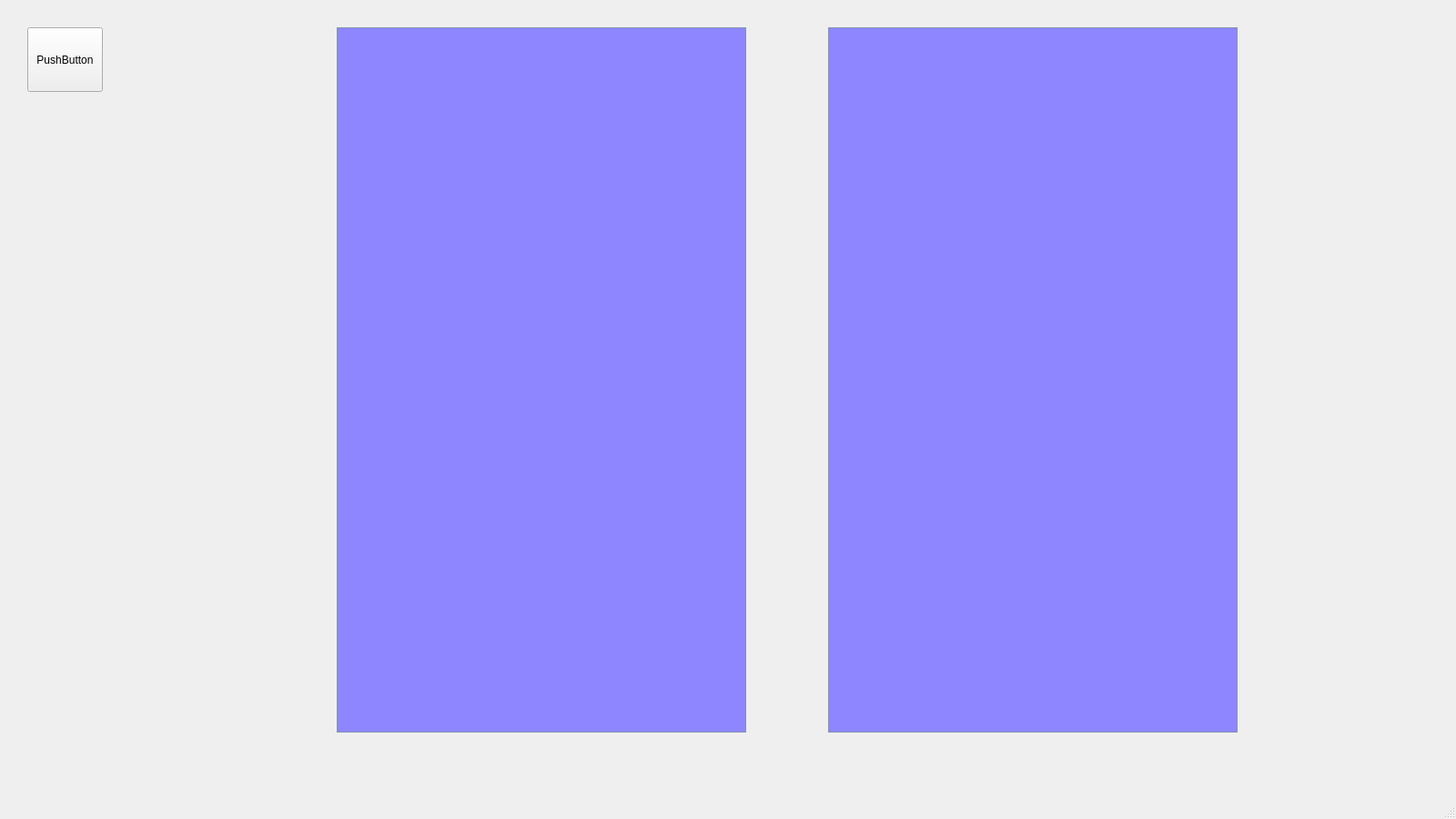
<?xml version="1.0" encoding="UTF-8"?>
<ui version="4.0">
 <class>MainWindow</class>
 <widget class="QMainWindow" name="MainWindow">
  <property name="windowModality">
   <enum>Qt::WindowModal</enum>
  </property>
  <property name="geometry">
   <rect>
    <x>0</x>
    <y>0</y>
    <width>1600</width>
    <height>900</height>
   </rect>
  </property>
  <property name="windowTitle">
   <string>Kitchen Minder 4</string>
  </property>
  <property name="windowIcon">
   <iconset>
    <normaloff>../../image/icclogo_small.png</normaloff>../../image/icclogo_small.png</iconset>
  </property>
  <widget class="QWidget" name="centralWidget">
   <widget class="QTableView" name="tableView">
    <property name="geometry">
     <rect>
      <x>370</x>
      <y>30</y>
      <width>450</width>
      <height>775</height>
     </rect>
    </property>
    <property name="palette">
     <palette>
      <active>
       <colorrole role="WindowText">
        <brush brushstyle="SolidPattern">
         <color alpha="255">
          <red>0</red>
          <green>0</green>
          <blue>0</blue>
         </color>
        </brush>
       </colorrole>
       <colorrole role="Button">
        <brush brushstyle="SolidPattern">
         <color alpha="255">
          <red>172</red>
          <green>193</green>
          <blue>224</blue>
         </color>
        </brush>
       </colorrole>
       <colorrole role="Light">
        <brush brushstyle="SolidPattern">
         <color alpha="255">
          <red>255</red>
          <green>255</green>
          <blue>255</blue>
         </color>
        </brush>
       </colorrole>
       <colorrole role="Midlight">
        <brush brushstyle="SolidPattern">
         <color alpha="255">
          <red>213</red>
          <green>224</green>
          <blue>239</blue>
         </color>
        </brush>
       </colorrole>
       <colorrole role="Dark">
        <brush brushstyle="SolidPattern">
         <color alpha="255">
          <red>86</red>
          <green>96</green>
          <blue>112</blue>
         </color>
        </brush>
       </colorrole>
       <colorrole role="Mid">
        <brush brushstyle="SolidPattern">
         <color alpha="255">
          <red>115</red>
          <green>129</green>
          <blue>149</blue>
         </color>
        </brush>
       </colorrole>
       <colorrole role="Text">
        <brush brushstyle="SolidPattern">
         <color alpha="255">
          <red>0</red>
          <green>0</green>
          <blue>0</blue>
         </color>
        </brush>
       </colorrole>
       <colorrole role="BrightText">
        <brush brushstyle="SolidPattern">
         <color alpha="255">
          <red>255</red>
          <green>255</green>
          <blue>255</blue>
         </color>
        </brush>
       </colorrole>
       <colorrole role="ButtonText">
        <brush brushstyle="SolidPattern">
         <color alpha="255">
          <red>0</red>
          <green>0</green>
          <blue>0</blue>
         </color>
        </brush>
       </colorrole>
       <colorrole role="Base">
        <brush brushstyle="SolidPattern">
         <color alpha="255">
          <red>142</red>
          <green>134</green>
          <blue>255</blue>
         </color>
        </brush>
       </colorrole>
       <colorrole role="Window">
        <brush brushstyle="SolidPattern">
         <color alpha="255">
          <red>172</red>
          <green>193</green>
          <blue>224</blue>
         </color>
        </brush>
       </colorrole>
       <colorrole role="Shadow">
        <brush brushstyle="SolidPattern">
         <color alpha="255">
          <red>0</red>
          <green>0</green>
          <blue>0</blue>
         </color>
        </brush>
       </colorrole>
       <colorrole role="AlternateBase">
        <brush brushstyle="SolidPattern">
         <color alpha="255">
          <red>213</red>
          <green>224</green>
          <blue>239</blue>
         </color>
        </brush>
       </colorrole>
       <colorrole role="ToolTipBase">
        <brush brushstyle="SolidPattern">
         <color alpha="255">
          <red>255</red>
          <green>255</green>
          <blue>220</blue>
         </color>
        </brush>
       </colorrole>
       <colorrole role="ToolTipText">
        <brush brushstyle="SolidPattern">
         <color alpha="255">
          <red>0</red>
          <green>0</green>
          <blue>0</blue>
         </color>
        </brush>
       </colorrole>
      </active>
      <inactive>
       <colorrole role="WindowText">
        <brush brushstyle="SolidPattern">
         <color alpha="255">
          <red>0</red>
          <green>0</green>
          <blue>0</blue>
         </color>
        </brush>
       </colorrole>
       <colorrole role="Button">
        <brush brushstyle="SolidPattern">
         <color alpha="255">
          <red>172</red>
          <green>193</green>
          <blue>224</blue>
         </color>
        </brush>
       </colorrole>
       <colorrole role="Light">
        <brush brushstyle="SolidPattern">
         <color alpha="255">
          <red>255</red>
          <green>255</green>
          <blue>255</blue>
         </color>
        </brush>
       </colorrole>
       <colorrole role="Midlight">
        <brush brushstyle="SolidPattern">
         <color alpha="255">
          <red>213</red>
          <green>224</green>
          <blue>239</blue>
         </color>
        </brush>
       </colorrole>
       <colorrole role="Dark">
        <brush brushstyle="SolidPattern">
         <color alpha="255">
          <red>86</red>
          <green>96</green>
          <blue>112</blue>
         </color>
        </brush>
       </colorrole>
       <colorrole role="Mid">
        <brush brushstyle="SolidPattern">
         <color alpha="255">
          <red>115</red>
          <green>129</green>
          <blue>149</blue>
         </color>
        </brush>
       </colorrole>
       <colorrole role="Text">
        <brush brushstyle="SolidPattern">
         <color alpha="255">
          <red>0</red>
          <green>0</green>
          <blue>0</blue>
         </color>
        </brush>
       </colorrole>
       <colorrole role="BrightText">
        <brush brushstyle="SolidPattern">
         <color alpha="255">
          <red>255</red>
          <green>255</green>
          <blue>255</blue>
         </color>
        </brush>
       </colorrole>
       <colorrole role="ButtonText">
        <brush brushstyle="SolidPattern">
         <color alpha="255">
          <red>0</red>
          <green>0</green>
          <blue>0</blue>
         </color>
        </brush>
       </colorrole>
       <colorrole role="Base">
        <brush brushstyle="SolidPattern">
         <color alpha="255">
          <red>142</red>
          <green>134</green>
          <blue>255</blue>
         </color>
        </brush>
       </colorrole>
       <colorrole role="Window">
        <brush brushstyle="SolidPattern">
         <color alpha="255">
          <red>172</red>
          <green>193</green>
          <blue>224</blue>
         </color>
        </brush>
       </colorrole>
       <colorrole role="Shadow">
        <brush brushstyle="SolidPattern">
         <color alpha="255">
          <red>0</red>
          <green>0</green>
          <blue>0</blue>
         </color>
        </brush>
       </colorrole>
       <colorrole role="AlternateBase">
        <brush brushstyle="SolidPattern">
         <color alpha="255">
          <red>213</red>
          <green>224</green>
          <blue>239</blue>
         </color>
        </brush>
       </colorrole>
       <colorrole role="ToolTipBase">
        <brush brushstyle="SolidPattern">
         <color alpha="255">
          <red>255</red>
          <green>255</green>
          <blue>220</blue>
         </color>
        </brush>
       </colorrole>
       <colorrole role="ToolTipText">
        <brush brushstyle="SolidPattern">
         <color alpha="255">
          <red>0</red>
          <green>0</green>
          <blue>0</blue>
         </color>
        </brush>
       </colorrole>
      </inactive>
      <disabled>
       <colorrole role="WindowText">
        <brush brushstyle="SolidPattern">
         <color alpha="255">
          <red>86</red>
          <green>96</green>
          <blue>112</blue>
         </color>
        </brush>
       </colorrole>
       <colorrole role="Button">
        <brush brushstyle="SolidPattern">
         <color alpha="255">
          <red>172</red>
          <green>193</green>
          <blue>224</blue>
         </color>
        </brush>
       </colorrole>
       <colorrole role="Light">
        <brush brushstyle="SolidPattern">
         <color alpha="255">
          <red>255</red>
          <green>255</green>
          <blue>255</blue>
         </color>
        </brush>
       </colorrole>
       <colorrole role="Midlight">
        <brush brushstyle="SolidPattern">
         <color alpha="255">
          <red>213</red>
          <green>224</green>
          <blue>239</blue>
         </color>
        </brush>
       </colorrole>
       <colorrole role="Dark">
        <brush brushstyle="SolidPattern">
         <color alpha="255">
          <red>86</red>
          <green>96</green>
          <blue>112</blue>
         </color>
        </brush>
       </colorrole>
       <colorrole role="Mid">
        <brush brushstyle="SolidPattern">
         <color alpha="255">
          <red>115</red>
          <green>129</green>
          <blue>149</blue>
         </color>
        </brush>
       </colorrole>
       <colorrole role="Text">
        <brush brushstyle="SolidPattern">
         <color alpha="255">
          <red>86</red>
          <green>96</green>
          <blue>112</blue>
         </color>
        </brush>
       </colorrole>
       <colorrole role="BrightText">
        <brush brushstyle="SolidPattern">
         <color alpha="255">
          <red>255</red>
          <green>255</green>
          <blue>255</blue>
         </color>
        </brush>
       </colorrole>
       <colorrole role="ButtonText">
        <brush brushstyle="SolidPattern">
         <color alpha="255">
          <red>86</red>
          <green>96</green>
          <blue>112</blue>
         </color>
        </brush>
       </colorrole>
       <colorrole role="Base">
        <brush brushstyle="SolidPattern">
         <color alpha="255">
          <red>172</red>
          <green>193</green>
          <blue>224</blue>
         </color>
        </brush>
       </colorrole>
       <colorrole role="Window">
        <brush brushstyle="SolidPattern">
         <color alpha="255">
          <red>172</red>
          <green>193</green>
          <blue>224</blue>
         </color>
        </brush>
       </colorrole>
       <colorrole role="Shadow">
        <brush brushstyle="SolidPattern">
         <color alpha="255">
          <red>0</red>
          <green>0</green>
          <blue>0</blue>
         </color>
        </brush>
       </colorrole>
       <colorrole role="AlternateBase">
        <brush brushstyle="SolidPattern">
         <color alpha="255">
          <red>172</red>
          <green>193</green>
          <blue>224</blue>
         </color>
        </brush>
       </colorrole>
       <colorrole role="ToolTipBase">
        <brush brushstyle="SolidPattern">
         <color alpha="255">
          <red>255</red>
          <green>255</green>
          <blue>220</blue>
         </color>
        </brush>
       </colorrole>
       <colorrole role="ToolTipText">
        <brush brushstyle="SolidPattern">
         <color alpha="255">
          <red>0</red>
          <green>0</green>
          <blue>0</blue>
         </color>
        </brush>
       </colorrole>
      </disabled>
     </palette>
    </property>
    <property name="font">
     <font>
      <pointsize>25</pointsize>
      <weight>75</weight>
      <bold>true</bold>
     </font>
    </property>
    <property name="autoFillBackground">
     <bool>false</bool>
    </property>
    <property name="editTriggers">
     <set>QAbstractItemView::SelectedClicked</set>
    </property>
    <attribute name="verticalHeaderVisible">
     <bool>false</bool>
    </attribute>
   </widget>
   <widget class="QTableView" name="tableView_2">
    <property name="geometry">
     <rect>
      <x>910</x>
      <y>30</y>
      <width>450</width>
      <height>775</height>
     </rect>
    </property>
    <property name="palette">
     <palette>
      <active>
       <colorrole role="WindowText">
        <brush brushstyle="SolidPattern">
         <color alpha="255">
          <red>0</red>
          <green>0</green>
          <blue>0</blue>
         </color>
        </brush>
       </colorrole>
       <colorrole role="Button">
        <brush brushstyle="SolidPattern">
         <color alpha="255">
          <red>172</red>
          <green>193</green>
          <blue>224</blue>
         </color>
        </brush>
       </colorrole>
       <colorrole role="Light">
        <brush brushstyle="SolidPattern">
         <color alpha="255">
          <red>255</red>
          <green>255</green>
          <blue>255</blue>
         </color>
        </brush>
       </colorrole>
       <colorrole role="Midlight">
        <brush brushstyle="SolidPattern">
         <color alpha="255">
          <red>213</red>
          <green>224</green>
          <blue>239</blue>
         </color>
        </brush>
       </colorrole>
       <colorrole role="Dark">
        <brush brushstyle="SolidPattern">
         <color alpha="255">
          <red>86</red>
          <green>96</green>
          <blue>112</blue>
         </color>
        </brush>
       </colorrole>
       <colorrole role="Mid">
        <brush brushstyle="SolidPattern">
         <color alpha="255">
          <red>115</red>
          <green>129</green>
          <blue>149</blue>
         </color>
        </brush>
       </colorrole>
       <colorrole role="Text">
        <brush brushstyle="SolidPattern">
         <color alpha="255">
          <red>0</red>
          <green>0</green>
          <blue>0</blue>
         </color>
        </brush>
       </colorrole>
       <colorrole role="BrightText">
        <brush brushstyle="SolidPattern">
         <color alpha="255">
          <red>255</red>
          <green>255</green>
          <blue>255</blue>
         </color>
        </brush>
       </colorrole>
       <colorrole role="ButtonText">
        <brush brushstyle="SolidPattern">
         <color alpha="255">
          <red>0</red>
          <green>0</green>
          <blue>0</blue>
         </color>
        </brush>
       </colorrole>
       <colorrole role="Base">
        <brush brushstyle="SolidPattern">
         <color alpha="255">
          <red>142</red>
          <green>134</green>
          <blue>255</blue>
         </color>
        </brush>
       </colorrole>
       <colorrole role="Window">
        <brush brushstyle="SolidPattern">
         <color alpha="255">
          <red>172</red>
          <green>193</green>
          <blue>224</blue>
         </color>
        </brush>
       </colorrole>
       <colorrole role="Shadow">
        <brush brushstyle="SolidPattern">
         <color alpha="255">
          <red>0</red>
          <green>0</green>
          <blue>0</blue>
         </color>
        </brush>
       </colorrole>
       <colorrole role="AlternateBase">
        <brush brushstyle="SolidPattern">
         <color alpha="255">
          <red>213</red>
          <green>224</green>
          <blue>239</blue>
         </color>
        </brush>
       </colorrole>
       <colorrole role="ToolTipBase">
        <brush brushstyle="SolidPattern">
         <color alpha="255">
          <red>255</red>
          <green>255</green>
          <blue>220</blue>
         </color>
        </brush>
       </colorrole>
       <colorrole role="ToolTipText">
        <brush brushstyle="SolidPattern">
         <color alpha="255">
          <red>0</red>
          <green>0</green>
          <blue>0</blue>
         </color>
        </brush>
       </colorrole>
      </active>
      <inactive>
       <colorrole role="WindowText">
        <brush brushstyle="SolidPattern">
         <color alpha="255">
          <red>0</red>
          <green>0</green>
          <blue>0</blue>
         </color>
        </brush>
       </colorrole>
       <colorrole role="Button">
        <brush brushstyle="SolidPattern">
         <color alpha="255">
          <red>172</red>
          <green>193</green>
          <blue>224</blue>
         </color>
        </brush>
       </colorrole>
       <colorrole role="Light">
        <brush brushstyle="SolidPattern">
         <color alpha="255">
          <red>255</red>
          <green>255</green>
          <blue>255</blue>
         </color>
        </brush>
       </colorrole>
       <colorrole role="Midlight">
        <brush brushstyle="SolidPattern">
         <color alpha="255">
          <red>213</red>
          <green>224</green>
          <blue>239</blue>
         </color>
        </brush>
       </colorrole>
       <colorrole role="Dark">
        <brush brushstyle="SolidPattern">
         <color alpha="255">
          <red>86</red>
          <green>96</green>
          <blue>112</blue>
         </color>
        </brush>
       </colorrole>
       <colorrole role="Mid">
        <brush brushstyle="SolidPattern">
         <color alpha="255">
          <red>115</red>
          <green>129</green>
          <blue>149</blue>
         </color>
        </brush>
       </colorrole>
       <colorrole role="Text">
        <brush brushstyle="SolidPattern">
         <color alpha="255">
          <red>0</red>
          <green>0</green>
          <blue>0</blue>
         </color>
        </brush>
       </colorrole>
       <colorrole role="BrightText">
        <brush brushstyle="SolidPattern">
         <color alpha="255">
          <red>255</red>
          <green>255</green>
          <blue>255</blue>
         </color>
        </brush>
       </colorrole>
       <colorrole role="ButtonText">
        <brush brushstyle="SolidPattern">
         <color alpha="255">
          <red>0</red>
          <green>0</green>
          <blue>0</blue>
         </color>
        </brush>
       </colorrole>
       <colorrole role="Base">
        <brush brushstyle="SolidPattern">
         <color alpha="255">
          <red>142</red>
          <green>134</green>
          <blue>255</blue>
         </color>
        </brush>
       </colorrole>
       <colorrole role="Window">
        <brush brushstyle="SolidPattern">
         <color alpha="255">
          <red>172</red>
          <green>193</green>
          <blue>224</blue>
         </color>
        </brush>
       </colorrole>
       <colorrole role="Shadow">
        <brush brushstyle="SolidPattern">
         <color alpha="255">
          <red>0</red>
          <green>0</green>
          <blue>0</blue>
         </color>
        </brush>
       </colorrole>
       <colorrole role="AlternateBase">
        <brush brushstyle="SolidPattern">
         <color alpha="255">
          <red>213</red>
          <green>224</green>
          <blue>239</blue>
         </color>
        </brush>
       </colorrole>
       <colorrole role="ToolTipBase">
        <brush brushstyle="SolidPattern">
         <color alpha="255">
          <red>255</red>
          <green>255</green>
          <blue>220</blue>
         </color>
        </brush>
       </colorrole>
       <colorrole role="ToolTipText">
        <brush brushstyle="SolidPattern">
         <color alpha="255">
          <red>0</red>
          <green>0</green>
          <blue>0</blue>
         </color>
        </brush>
       </colorrole>
      </inactive>
      <disabled>
       <colorrole role="WindowText">
        <brush brushstyle="SolidPattern">
         <color alpha="255">
          <red>86</red>
          <green>96</green>
          <blue>112</blue>
         </color>
        </brush>
       </colorrole>
       <colorrole role="Button">
        <brush brushstyle="SolidPattern">
         <color alpha="255">
          <red>172</red>
          <green>193</green>
          <blue>224</blue>
         </color>
        </brush>
       </colorrole>
       <colorrole role="Light">
        <brush brushstyle="SolidPattern">
         <color alpha="255">
          <red>255</red>
          <green>255</green>
          <blue>255</blue>
         </color>
        </brush>
       </colorrole>
       <colorrole role="Midlight">
        <brush brushstyle="SolidPattern">
         <color alpha="255">
          <red>213</red>
          <green>224</green>
          <blue>239</blue>
         </color>
        </brush>
       </colorrole>
       <colorrole role="Dark">
        <brush brushstyle="SolidPattern">
         <color alpha="255">
          <red>86</red>
          <green>96</green>
          <blue>112</blue>
         </color>
        </brush>
       </colorrole>
       <colorrole role="Mid">
        <brush brushstyle="SolidPattern">
         <color alpha="255">
          <red>115</red>
          <green>129</green>
          <blue>149</blue>
         </color>
        </brush>
       </colorrole>
       <colorrole role="Text">
        <brush brushstyle="SolidPattern">
         <color alpha="255">
          <red>86</red>
          <green>96</green>
          <blue>112</blue>
         </color>
        </brush>
       </colorrole>
       <colorrole role="BrightText">
        <brush brushstyle="SolidPattern">
         <color alpha="255">
          <red>255</red>
          <green>255</green>
          <blue>255</blue>
         </color>
        </brush>
       </colorrole>
       <colorrole role="ButtonText">
        <brush brushstyle="SolidPattern">
         <color alpha="255">
          <red>86</red>
          <green>96</green>
          <blue>112</blue>
         </color>
        </brush>
       </colorrole>
       <colorrole role="Base">
        <brush brushstyle="SolidPattern">
         <color alpha="255">
          <red>172</red>
          <green>193</green>
          <blue>224</blue>
         </color>
        </brush>
       </colorrole>
       <colorrole role="Window">
        <brush brushstyle="SolidPattern">
         <color alpha="255">
          <red>172</red>
          <green>193</green>
          <blue>224</blue>
         </color>
        </brush>
       </colorrole>
       <colorrole role="Shadow">
        <brush brushstyle="SolidPattern">
         <color alpha="255">
          <red>0</red>
          <green>0</green>
          <blue>0</blue>
         </color>
        </brush>
       </colorrole>
       <colorrole role="AlternateBase">
        <brush brushstyle="SolidPattern">
         <color alpha="255">
          <red>172</red>
          <green>193</green>
          <blue>224</blue>
         </color>
        </brush>
       </colorrole>
       <colorrole role="ToolTipBase">
        <brush brushstyle="SolidPattern">
         <color alpha="255">
          <red>255</red>
          <green>255</green>
          <blue>220</blue>
         </color>
        </brush>
       </colorrole>
       <colorrole role="ToolTipText">
        <brush brushstyle="SolidPattern">
         <color alpha="255">
          <red>0</red>
          <green>0</green>
          <blue>0</blue>
         </color>
        </brush>
       </colorrole>
      </disabled>
     </palette>
    </property>
    <property name="font">
     <font>
      <pointsize>25</pointsize>
      <weight>75</weight>
      <bold>true</bold>
     </font>
    </property>
    <property name="autoFillBackground">
     <bool>false</bool>
    </property>
    <property name="editTriggers">
     <set>QAbstractItemView::SelectedClicked</set>
    </property>
    <attribute name="verticalHeaderVisible">
     <bool>false</bool>
    </attribute>
   </widget>
   <widget class="QPushButton" name="pushButton">
    <property name="geometry">
     <rect>
      <x>30</x>
      <y>30</y>
      <width>83</width>
      <height>71</height>
     </rect>
    </property>
    <property name="text">
     <string>PushButton</string>
    </property>
   </widget>
  </widget>
  <widget class="QStatusBar" name="statusBar"/>
 </widget>
 <layoutdefault spacing="6" margin="11"/>
 <resources/>
 <connections/>
</ui>
